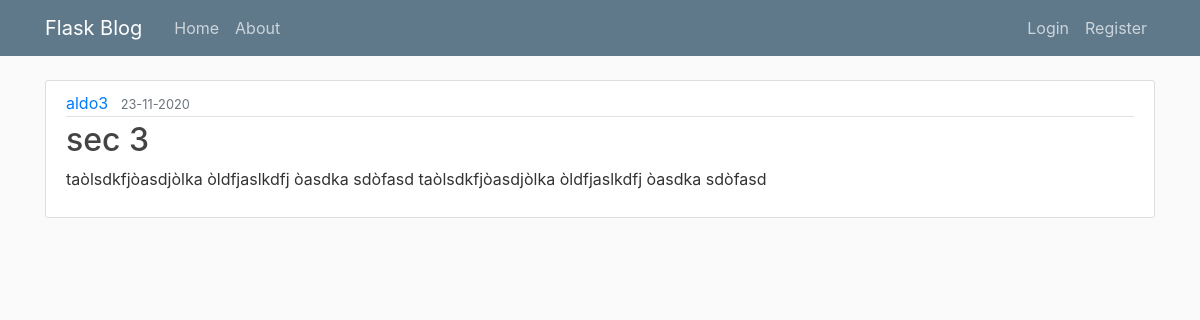
Page /post/3 on the earlier database version.
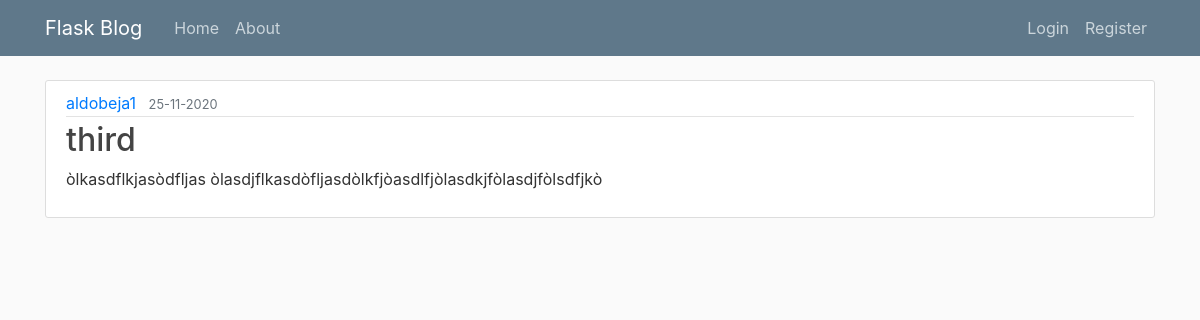
Same page on the later database version.
### app.py (models this page shows, shortened)
class User(db.Model, UserMixin):
    id = db.Column(db.Integer, primary_key=True)
    username = db.Column(db.String(20), unique=True, nullable=False)
    email = db.Column(db.String(120), unique=True, nullable=False)
    password = db.Column(db.String(60),nullable=False)
    posts = db.relationship('Post', backref='author', lazy=True)

class Post(db.Model):
    id = db.Column(db.Integer, primary_key=True)
    title = db.Column(db.String(100), nullable=False)
    date_posted = db.Column(db.DateTime, nullable=False, default=datetime.utcnow )
    content = db.Column(db.Text, nullable=False)
    user_id = db.Column(db.Integer, db.ForeignKey('user.id'), nullable=False)

### app.py (the view)
@app.route("/post/<int:post_id>")
def post(post_id):
    post = Post.query.get_or_404(post_id)
    return render_template('post.html', title=post.title, post=post)

### templates/post.html (shortened to what this page needs)
{% extends "layout.html" %}
{% block content %}
        <article class="media content-section">
            <div class="media-body">
                <div class="article-metadata">
                    <a class="mr-2" href="{{url_for('user_posts', username=post.author.username) }}">{{ post.author.username }}</a>
                    <small class="text-muted">{{ post.date_posted.strftime('%d-%m-%Y') }}</small>
                </div>
                <h2 class="article-title">{{ post.title }}</a></h2>
                <p class="article-content">{{ post.content }}</p>
            </div>
        </article>
{% endblock %}

Differences in the rows shown:
no longer on this page (row edited): User: author.username "aldo3"
now on this page (row edited): User: author.username "aldobeja1"
changed Post: date_posted "23-11-2020" → "25-11-2020"; title "sec 3" → "third"; content "taòlsdkfjòasdjòlka òldfjaslkdfj òasdka sdòfasd taòlsdkfjòasdjòlka òldfjaslkdfj òasdka sdòfasd" → "òlkasdflkjasòdfljas òlasdjflkasdòfljasdòlkfjòasdlfjòlasdkjfòlasdjfòlsdfjkò"
